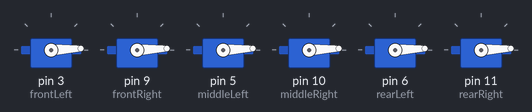
Bench run of a sketch on a simulated Arduino Uno, built with avr-gcc and run on an emulated ATmega328P. Shown: 6 × servo.

Above: at 0.05 s.
At 0.7 s:
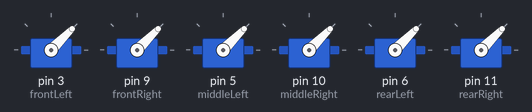
At 1.35 s:
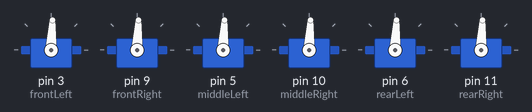
At 2.7 s:
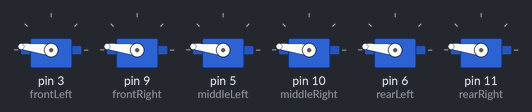
At 4.0 s:
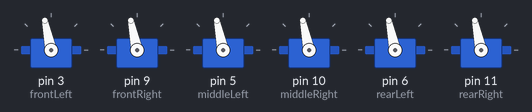
At 5.35 s:
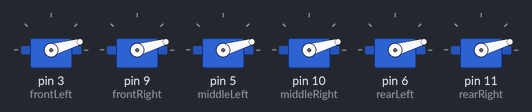
Timing chart, 0 to 7.3 s (numbered marks = the images above):
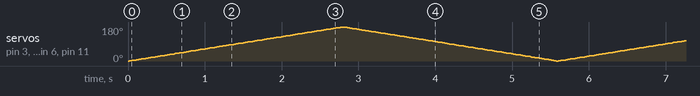

The sketch:

test.ino
```cpp
#include <Servo.h>

Servo frontLeft, frontRight, middleLeft, middleRight, rearLeft, rearRight;

int position;

void setup() {
	frontLeft.attach(3);
	frontRight.attach(9);
	middleLeft.attach(5);
	middleRight.attach(10);
	rearLeft.attach(6);
	rearRight.attach(11);
}

void loop() {
	for (position = 0; position <= 180; position += 1) {
		frontLeft.write(position);
		frontRight.write(position);
		middleLeft.write(position);
		middleRight.write(position);
		rearLeft.write(position);
		rearRight.write(position);
		delay(15);
	}
	for (position = 180; position >= 0; position -= 1) {
		frontLeft.write(position);
		frontRight.write(position);
		middleLeft.write(position);
		middleRight.write(position);
		rearLeft.write(position);
		rearRight.write(position);
		delay(15);
	}
}
```
